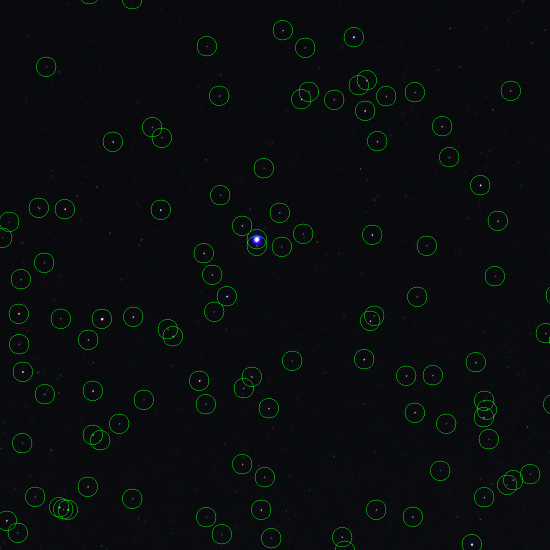
#> input picture images/connected_component_star_detection.png, 1100 x 1100 px, given in place of stars_00.jpg, which was not available (shown at 1/2 size)
$ jupyter execute --allow-errors Star_Detection.ipynb   (text cells are left out)
#> lines starting #> are read from the running program, lines starting #| are printed output that depends on the picture; after the words box and inside, x2 and y2 are one past the last pixel; in counts of white or black regions, pixels touching at a corner belong together; pictures that were not available may be replaced by others from this repository, and a replacement may not be noted
[cell 1]
import numpy as np
import matplotlib.pyplot as plt
import cv2
import time

[cell 2]
plt.rcParams["figure.figsize"] = (12, 18)

[cell 3]
image = cv2.imread("./data/stars_00.jpg")
#> image is the input picture: shape (1100, 1100, 3); mean B, G, R 13.9, 12.7, 9.5
plt.axis("off")
plt.imshow(image)

[cell 4]
gray_image = cv2.cvtColor(image, cv2.COLOR_BGR2GRAY)
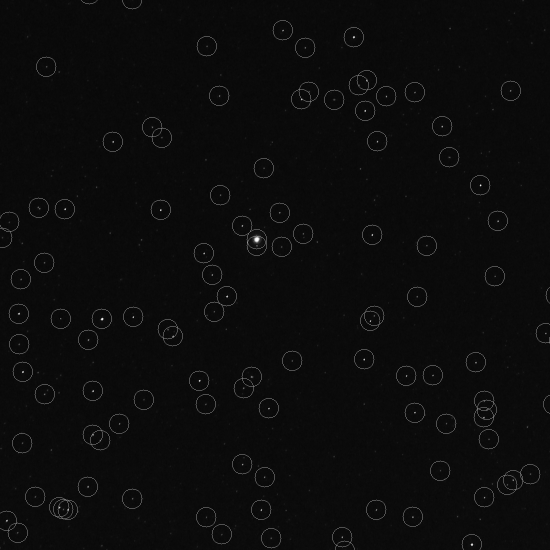
#> gray_image: shape (1100, 1100) (shown at 1/2 size); min 0, max 255, mean 11.8
# Threshold the image to create a binary image
ret, binary_image = cv2.threshold(gray_image, 40, 255, 0)
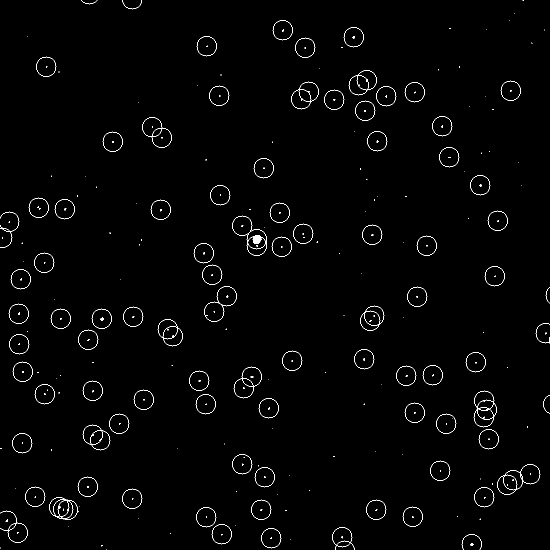
#> binary_image: shape (1100, 1100) (shown at 1/2 size); 1.1% white in thin lines or dots
plt.axis("off")
plt.imshow(binary_image, cmap="gray")

[cell 5]
blob_extraction_image = image.copy()
start = time.time()
# Detect connected components (blobs) in the binary image
num_labels, labels, stats, centroids = cv2.connectedComponentsWithStats(binary_image)
#> labels: shape (1100, 1100) int32; 285 distinct labels, from 0 to 284
#> num_labels = 285; stats = 285 rows, first 6: [0, 0, 1100, 1100, 1196835], [162, 0, 33, 9, 33], [245, 0, 39, 19, 53], [1045, 0, 2, 2, 3], [1028, 26, 1, 1, 1], [545, 40, 41, 41, 112]; centroids = 285 pairs, first value 0 to 1094, second value 0.667 to 1099

# Set a minimum size for the blobs to be detected
min_size = 5

# Loop through the detected blobs and draw a circle on the output image
for i in range(1, num_labels):
    if stats[i, cv2.CC_STAT_AREA] > min_size:
        # Get the centroid of the blob
        center = tuple(map(int, centroids[i]))
        # Find the minimum enclosing circle of the blob
        radius, _ = cv2.minEnclosingCircle(np.argwhere(labels == i))
        # Draw the circle on the output image
        blob_extraction_image = cv2.circle(
            blob_extraction_image, center, 20, (0, 255, 0), 1
        )
#> this loop made 284 passes
#> (center, radius) on passes 1, 2, 5, 7, 9, 13, 14, 15, 17, 18, 20, 21: ((178, 4), (0, 178)), ((264, 11), (2, 264)), ((565, 60), (60, 565)), ((707, 74), (74, 707)), ((565, 60), (60.5, 565.5)), ((413, 92), (92, 413)), ((707, 74), (73.79, 707.2)), ((610, 95), (95, 610)), ((413, 92), (92.17, 413.8)), ((610, 95), (95, 610)), ((92, 133), (133, 92)), ((92, 133), (133.2, 92.83))
#> center on pass 128: (41, 558)
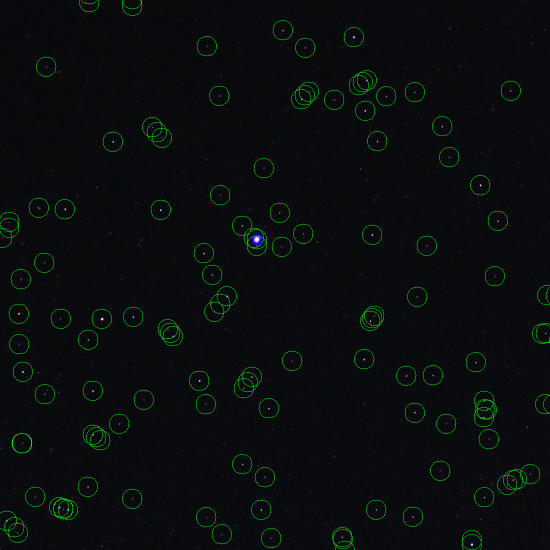
#> blob_extraction_image: shape (1100, 1100, 3) (shown at 1/2 size); mean B, G, R 13.9, 13.1, 9.4
end = time.time()

print(f"{num_labels} stars detected!")
#| 285 stars detected!
print(f"Execution time: {(end - start)} seconds")
plt.axis("off")
plt.imshow(blob_extraction_image);

[cell 6]
hough_transform_image = image.copy()

start = time.time()
circles = cv2.HoughCircles(
    binary_image,
    cv2.HOUGH_GRADIENT,
    dp=1,
    minDist=10,
    param1=100,
    param2=5,
    minRadius=2,
    maxRadius=50,
)
#> circles = 2588 rows, first 8: [303.5, 253.5, 18.5], [502.5, 753.5, 18.8], [323.5, 275.5, 18.5], [428.5, 621.5, 19.9], [617.5, 183.5, 18.5], [452.5, 591.5, 18.8], [602.5, 198.5, 18.8], [1014.5, 969.5, 20.4]

circles = np.uint16(np.around(circles))
#> circles = 2588 rows, first 8: [304, 254, 18], [502, 754, 19], [324, 276, 18], [428, 622, 20], [618, 184, 18], [452, 592, 19], [602, 198, 19], [1014, 970, 20]
for i in circles[0, :]:
    # draw the outer circle
    cv2.circle(hough_transform_image, (i[0], i[1]), 20, (0, 255, 0), 1)
#> this loop made 2588 passes
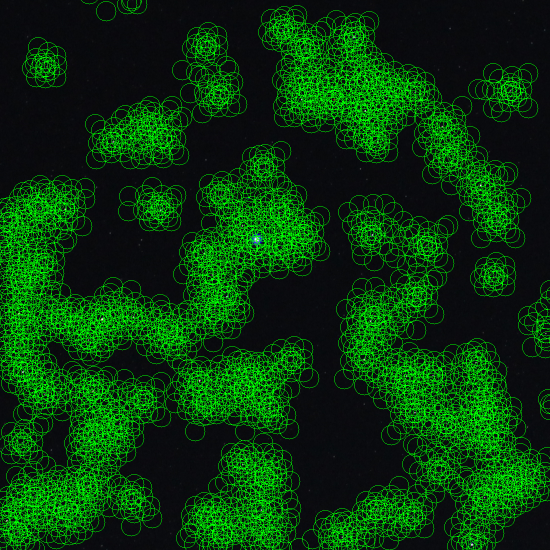
#> hough_transform_image: shape (1100, 1100, 3) (shown at 1/2 size); 18.7% of pixels changed, all inside (x1, y1, x2, y2) = (0, 0, 1100, 1100)
end = time.time()

print(f"{len(circles[0])} stars detected!")
#| 2588 stars detected!
print(f"Execution time: {(end - start)} seconds")
plt.axis("off")
plt.imshow(hough_transform_image);

[cell 7]
images = [image, blob_extraction_image, hough_transform_image]
titles = [
    "Original Image",
    "Connected Component Labeling (Blob Extraction)",
    "Hough Transform",
]
fig, ax = plt.subplots(1, 3, figsize=(18, 6))
#> (the rest of this cell did not finish here and is left out)

[cell 8]
# Save cropped result images
images = [image, blob_extraction_image, hough_transform_image]
filenames = [
    "original_image_cropped",
    "connected_component_star_detection",
    "hough_transform_star_detection",
]

plt.figure(figsize=(8, 6))
for i, (img, filename) in enumerate(zip(images, filenames)):
    if i == 0:
        img = img[1200:2300, 1700:2800]
    else:
        img = img[1200:2300, 1700:2800, :]

    cv2.imwrite(f"/images/{filename}.png", img)
#> this loop made 3 passes
#> filename on passes 1 to 3: 'original_image_cropped', 'connected_component_star_detection', 'hough_transform_star_detection'

$ run again, on images/orbits.png
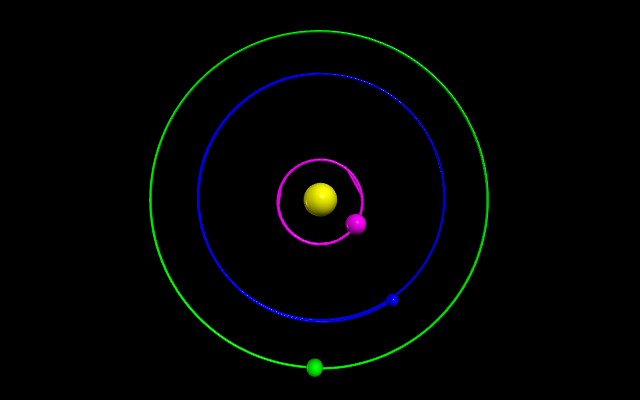
#> input picture images/orbits.png, 640 x 400 px, given in place of stars_00.jpg, which was not available
#> image is the input picture: shape (400, 640, 3); mean B, G, R 2.8, 3, 1.6
#> binary_image: shape (400, 640); 2% white; 67 white regions (64 under 20 px), largest, box (x1, y1, x2, y2) and area: (149, 30, 489, 377) 2980, (276, 158, 366, 246) 1037, (303, 183, 337, 216) 891
#> labels: shape (400, 640) int32; 68 distinct labels, from 0 to 67
#> num_labels = 68; stats = 68 rows, first 6: [0, 0, 640, 400, 250959], [149, 30, 340, 347, 2980], [313, 73, 1, 1, 1], [303, 74, 1, 1, 1], [334, 74, 2, 1, 2], [337, 74, 1, 1, 1]; centroids = 68 pairs, first value 210 to 440, second value 73 to 321
#> the loop `for i in range(1, num_labels):` made 67 passes
#> (center, radius) on passes 1, 30, 34, 66: ((319, 212), (202.8, 318)), ((329, 206), (203.5, 323.5)), ((319, 199), (199.2, 319.9)), ((322, 321), (321, 322))
#> after the loop `for i in range(1, num_labels):`:
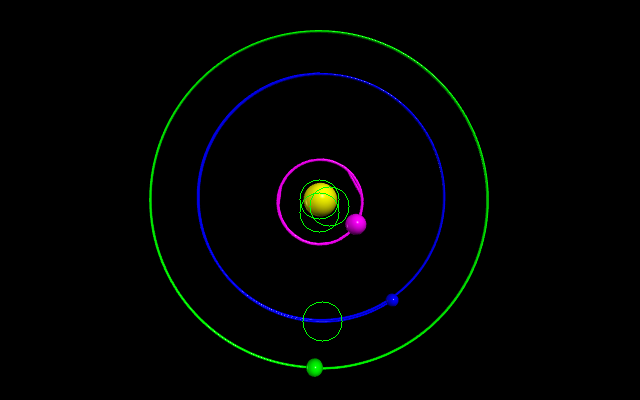
#> blob_extraction_image: shape (400, 640, 3); mean B, G, R 2.8, 3.3, 1.5
#| 68 stars detected!
#> `circles = cv2.HoughCircles( binary_image, cv2.HOUGH_GRADIENT, dp=1, mi..`: circles = 289 rows, first 8: [319.5, 201.5, 43.6], [314.5, 187.5, 29.3], [235.5, 289.5, 47.1], [308.5, 212.5, 28.6], [331.5, 201.5, 28.2], [398.5, 108.5, 49.4], [410.5, 120.5, 49.4], [355.5, 222.5, 9.4]
#> `circles = np.uint16(np.around(circles))`: circles = 289 rows, first 8: [320, 202, 44], [314, 188, 29], [236, 290, 47], [308, 212, 29], [332, 202, 28], [398, 108, 49], [410, 120, 49], [356, 222, 9]
#> the loop `for i in circles[0, :]:` made 289 passes
#> after the loop `for i in circles[0, :]:`:
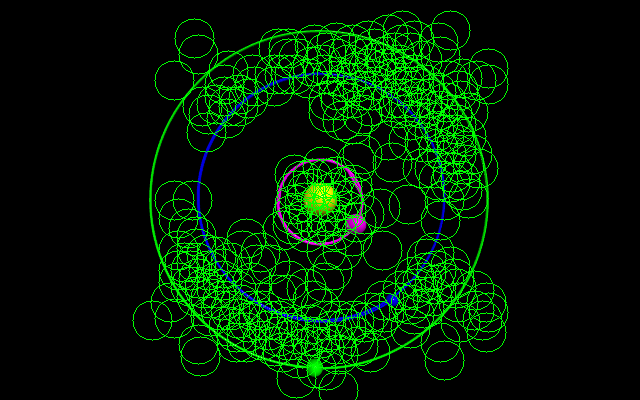
#> hough_transform_image: shape (400, 640, 3); 10.71% of pixels changed, all inside (x1, y1, x2, y2) = (132, 10, 509, 400)
#| 289 stars detected!
#> the loop `for i, (img, filename) in enumerate(zip(images, filenames)):` made 3 passes
#> filename on passes 1 to 3: 'original_image_cropped', 'connected_component_star_detection', 'hough_transform_star_detection'

$ run again, on images/stacking_modes.png
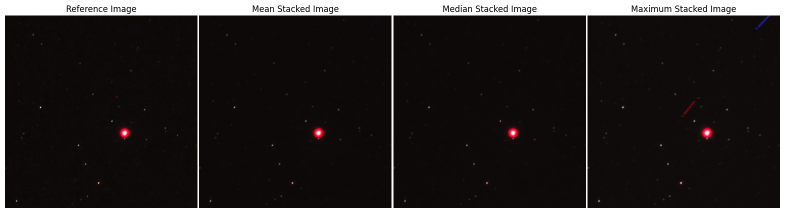
#> input picture images/stacking_modes.png, 1569 x 426 px, given in place of stars_00.jpg, which was not available (shown at 1/2 size)
#> image is the input picture: shape (426, 1569, 3); mean B, G, R 36, 36.7, 40.4
#> binary_image: shape (426, 1569); 11.4% white; 102 white regions (95 under 20 px), largest, box (x1, y1, x2, y2) and area: (0, 0, 1569, 426) 73955, (1404, 255, 1425, 279) 359, (627, 256, 647, 279) 323
#> labels: shape (426, 1569) int32; 103 distinct labels, from 0 to 102
#> num_labels = 103; stats = 103 rows, first 6: [10, 10, 1550, 406, 592450], [0, 0, 1569, 426, 73955], [1464, 39, 1, 2, 2], [1528, 38, 3, 4, 7], [1517, 43, 10, 11, 25], [1512, 57, 2, 1, 2]; centroids = 103 pairs, first value 32.62 to 1529, second value 39.5 to 401.6
#> the loop `for i in range(1, num_labels):` made 102 passes
#> (center, radius) on passes 1, 3, 4, 6, 7, 8, 9, 13: ((778, 132), (212.5, 784)), ((1529, 39), (39.5, 1529)), ((1521, 47), (48, 1521.5)), ((66, 69), (69.25, 66)), ((453, 69), (69, 453.8)), ((842, 69), (69.17, 842.8)), ((1230, 69), (69.36, 1230.8)), ((1247, 87), (87, 1247))
#> after the loop `for i in range(1, num_labels):`:
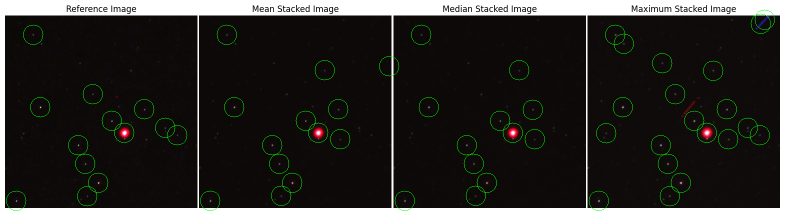
#> blob_extraction_image: shape (426, 1569, 3) (shown at 1/2 size); mean B, G, R 35.9, 39, 40.2
#| 103 stars detected!
#> `circles = cv2.HoughCircles( binary_image, cv2.HOUGH_GRADIENT, dp=1, mi..`: circles = 459 rows, first 8: [636.5, 265.5, 10.3], [1025.5, 265.5, 10.3], [1210.5, 69.5, 40.1], [443.5, 79.5, 49.4], [1414.5, 264.5, 9.6], [627.5, 60.5, 49.4], [997.5, 60.5, 49.4], [1354.5, 60.5, 49.4]
#> `circles = np.uint16(np.around(circles))`: circles = 459 rows, first 8: [636, 266, 10], [1026, 266, 10], [1210, 70, 40], [444, 80, 49], [1414, 264, 10], [628, 60, 49], [998, 60, 49], [1354, 60, 49]
#> the loop `for i in circles[0, :]:` made 459 passes
#> after the loop `for i in circles[0, :]:`:
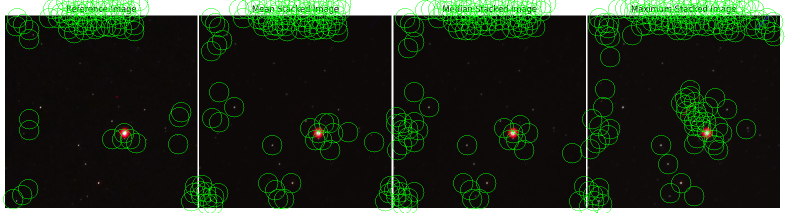
#> hough_transform_image: shape (426, 1569, 3) (shown at 1/2 size); 6.19% of pixels changed, all inside (x1, y1, x2, y2) = (6, 0, 1569, 426)
#| 459 stars detected!
#> the loop `for i, (img, filename) in enumerate(zip(images, filenames)):` made 3 passes
#> filename on passes 1 to 3: 'original_image_cropped', 'connected_component_star_detection', 'hough_transform_star_detection'
